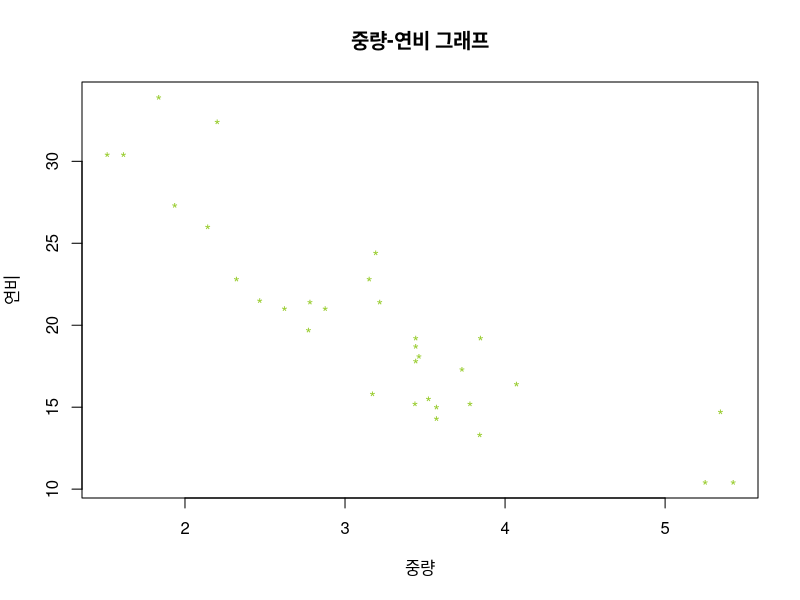
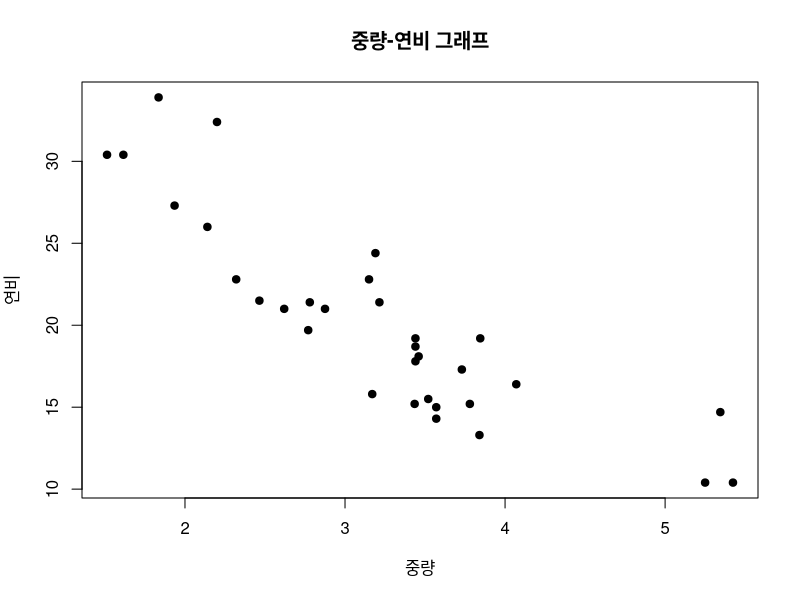
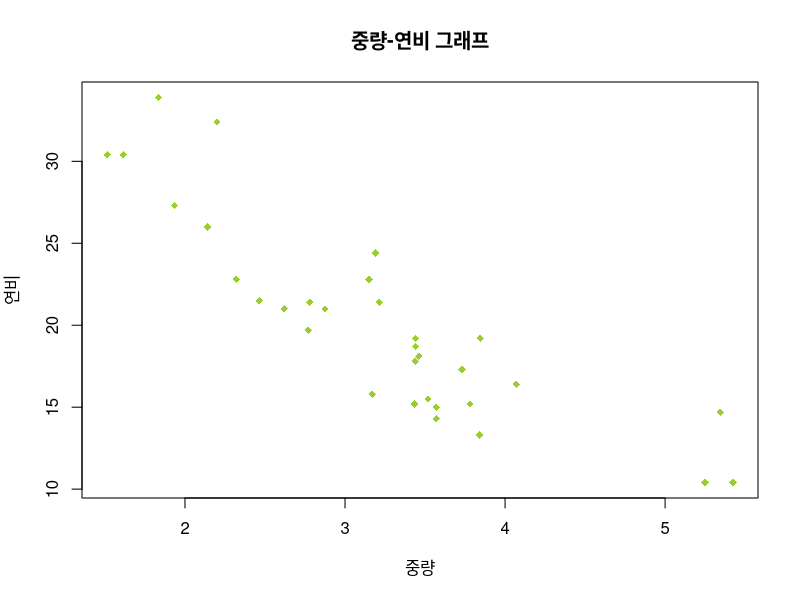
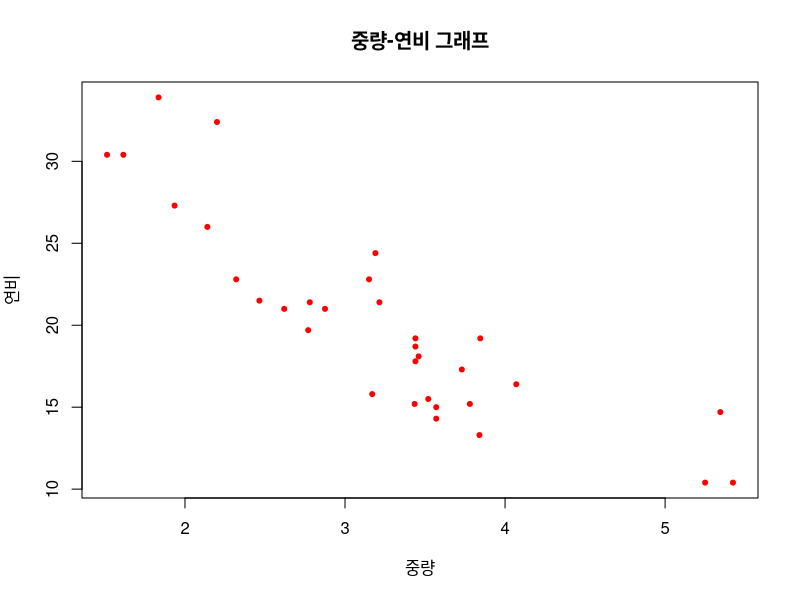
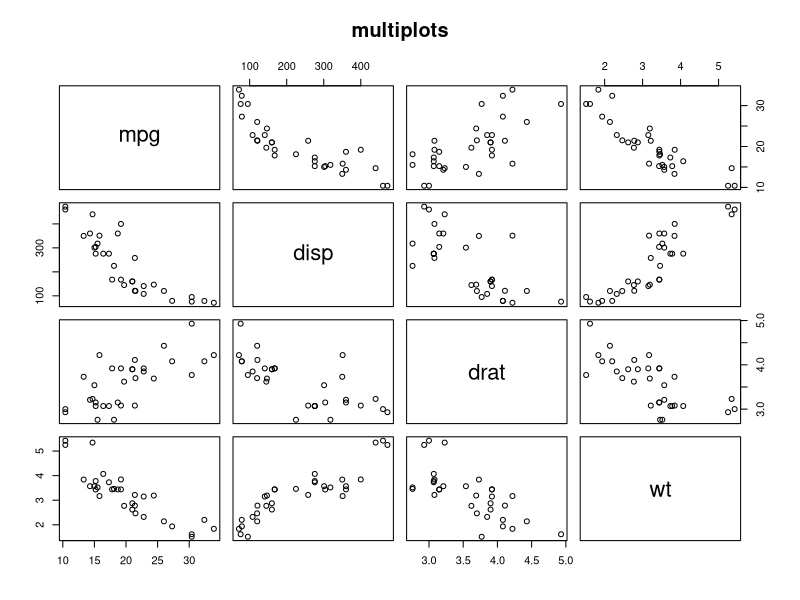
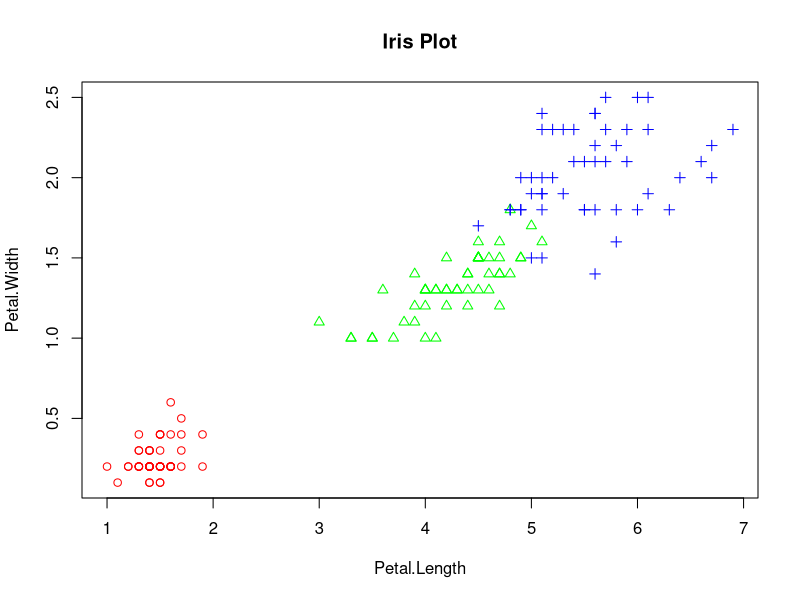
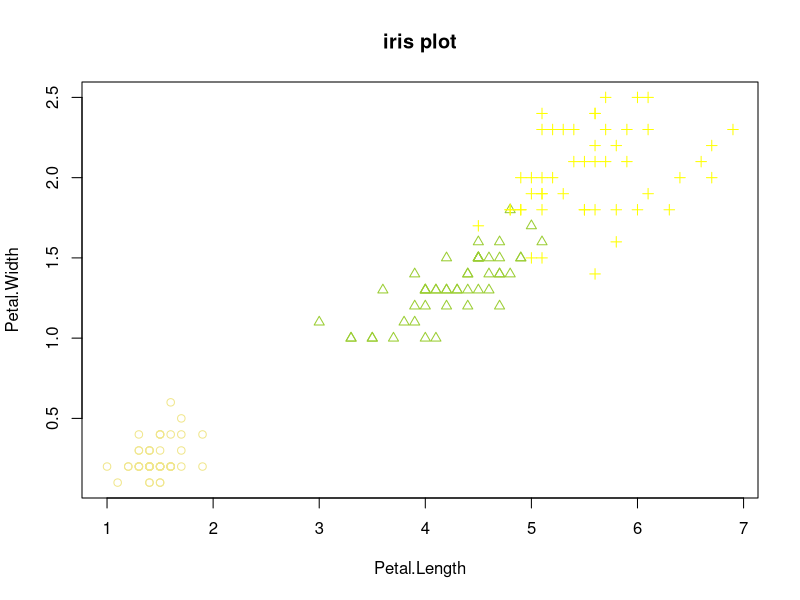
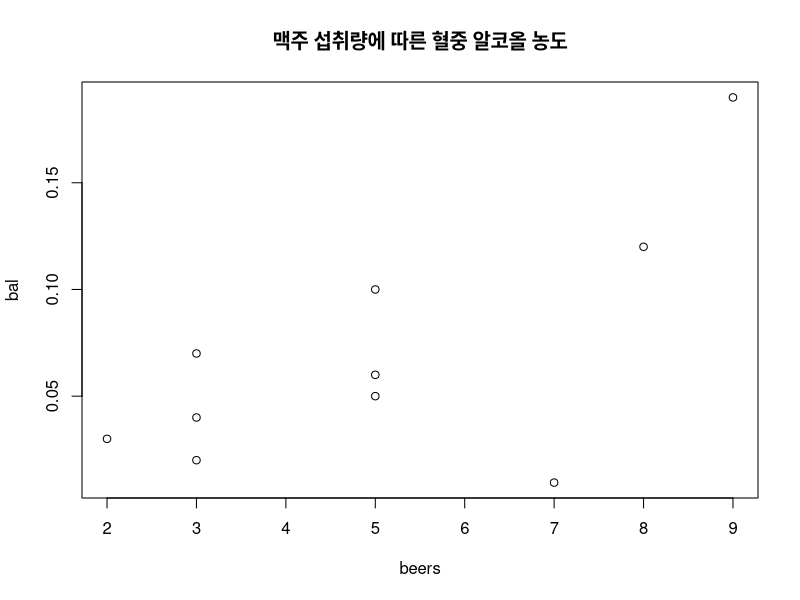

Reproduce these figures in R, in order.
#
# 6일차
# 
# 다중변수 자료 탐색
# 두 변수 사이의 산점도
# 산점도 (scatter plot) - 2변수로 구성된 자료의 분포를 알아보는 그래프 관측값들의 분포를 통해 2변수 사이의 관계 파악
#
#

mtcars
wt <- mtcars$wt
mpg <- mtcars$mpg
plot( wt, mpg, main = "중량-연비 그래프", xlab = "중량", ylab = "연비", col = "yellowgreen", pch = '*' )

plot( mtcars$wt, mtcars$mpg, main = "중량-연비 그래프",
      xlab = "중량", ylab = "연비", col = "black", pch = 19 )

plot( mtcars[, c("wt", "mpg")], main = "중량-연비 그래프",
      xlab = "중량", ylab = "연비", col = "yellowgreen", pch = 18 )

plot( mpg~wt, main = "중량-연비 그래프",
      xlab = "중량", ylab = "연비", col = "red", pch = 20 )

# 여러 변수들간의 산점도
vars <- c("mpg", "disp", "drat", "wt")
target <- mtcars[, vars]
head(target)
pairs( target, main="multiplots")

# 그룹정보가 있는 두 변수의 산점도
iris.2 <- iris[, 3:4]
point <- as.numeric( iris$Species )
point
color <- c("red", "green", "blue")
plot(iris.2, main="Iris Plot", pch = c(point), col = color[point] )

iris.2 <- iris[, 3:4]
point <- as.numeric(iris$Species)
color <- c("khaki", "yellowgreen", "yellow")
plot(iris.2, main='iris plot', pch=c(point), col=color[point])


# 상관분석 - 회귀선을 찾아보쟈
beers <- c( 5, 2, 9, 8, 3, 7, 3, 5, 3, 5 )
bal <- c(0.1, 0.03, 0.19, 0.12, 0.04, 0.0095, 0.07, 0.06, 0.02, 0.05 )
tbl <- data.frame( beers, bal)
tbl
plot(beers, bal, main='맥주 섭취량에 따른 혈중 알코올 농도')
plot(bal~beers, data=tbl, main='맥주 섭취량에 따른 혈중 알코올 농도')
res <- lm(bal~beers, data=tbl )
res
abline(res)
cor( tbl[,1:2] )
cor( iris[, 1:4] )

#
# 시계열 Data - 선그래프
month <- 1:12
late <- c(5,8,7,9,4,6,12,13,8,6,6,4)
plot(month, late, main='지각생통계', type="l", lty=1, lwd=1, xlab="Month", ylab="late cnt")
plot(month, late, main='지각생통계', type="b", lty=4, lwd=1, xlab="Month", ylab="late cnt")
plot(month, late, main='지각생통계', type="o", lty=1, lwd=1, xlab="Month", ylab="late cnt")
plot(month, late, main='지각생통계', type="s", lty=1, lwd=1, xlab="Month", ylab="late cnt")

# 복수의 선 그래프
late1 <- c( 5,8,7,9,4,6,12,13,8,6,6,4 )
late2 <- c( 4,6,5,8,7,8,10,11,6,5,7,3 )



plot( month, late1, main="지각생통계", type="b", lty=1, col="red",
      xlab="Month", ylab="late cnt", ylim=c(1,15))
lines(month, late2, type="b", col="blue")


# 자료 탐색 실습 - 탐색적 데이터 분석
# 0 단계 : 문제 정의
# 1 단계 : 분석 대상 데이터셋 준비 - BostonHousing 데이터셋 (mlbench pac.)
#
install.packages("mlbench")
library(mlbench)
data( "BostonHousing" )
dim(BostonHousing)
colnames(BostonHousing)
str(BostonHousing)
# crim : 1인당 범죄율, rm : 주택 1가구당 방 수, dis : 보스턴 5개 지역센터까지의 거리, tax : 재산세율, medv : 주택가격
myds <- BostonHousing[ , c("crim", "rm", "dis", "tax", "medv")]

dim(myds)
str(myds)
head(myds)
tail(myds)

# 난중에 데이터 읽어왔을 때, 이게 factor여야 하는지 아닌지 따져보고 필요 시 변환해야 함

# 2단계 : 파생변수 추가 (grp 변수 추가 (주택가격상중하))

summary(myds$medv)

grp <- c()
for (i in 1:nrow(myds)) {
  if (myds$medv[i] >= 25.0 ) {
    grp[ i ] <- 'H'
  } else if (myds$medv[i] <= 17.0) {
    grp[i] <- 'L'
  } else {
    grp[i] <- 'M'
  }
} # 이걸 한 문장으로 할 수 있는 방법이 있음, 내일 배울 예정!
grp <- factor(grp)
grp <- factor(grp, levels = c("H", "M", "L")) # 내가 원하는 레벨 순서를 정해준 거임
myds <- data.frame(myds, grp)
head(myds)

# 3단계 : 데이터셋의 형태와 기본적인 내용 파악
str(myds)
head(myds)
table(myds$grp)

# 4단계 : 히스토그램에 의한 관측값의 분포 확인
par( mfrow = c(2,3) ) # 가상화면 만드는 함수   par~~
for (i in 1:5) {
  hist( myds[ , i],
        main = colnames(myds)[i],
        col = "yellow" , xlab=colnames(myds)[i])
}
par(mfrow = c(1,1))

# 5단계 : 상자그림에 의한 관측값의 분포 확인 (분포 + 이상치 확인 가능)
par( mfrow = c(2,3) ) # 가상화면 만드는 함수   par~~
for (i in 1:5) {
  boxplot( myds[ , i],
        main = colnames(myds)[i])
}
par(mfrow = c(1,1))

# 6단계 : 그룹별 관측값 분포 확인
boxplot(myds$crim~myds$grp, main="1인당 범죄율", xlab="주택가격 상중하", ylab="범죄율")
boxplot(myds$rm~myds$grp, main="방의 개수", xlab="주택가격 상중하", ylab="방의 개수")

# 7단계 : 다중 산점도를 통한 변수 간 상관관계 확인
pairs(myds[,-6])

# 8단계 : 그룹 정보를 포함한 변수 간 상관관계 확인
point <- as.integer(myds$grp)
color <- c("red", "green", "blue")
pairs(myds[,-6], pch=point, col=color[point])

# 9단계 : 변수 간 상관계수 확인
cor( myds[, -6])
